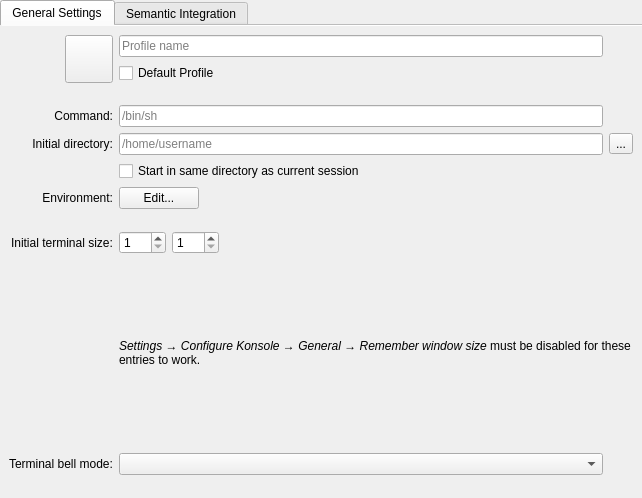
<?xml version="1.0" encoding="UTF-8"?>
<ui version="4.0">
 <class>EditProfileGeneralPage</class>
 <widget class="QWidget" name="EditProfileGeneralPage">
  <property name="geometry">
   <rect>
    <x>0</x>
    <y>0</y>
    <width>642</width>
    <height>498</height>
   </rect>
  </property>
  <layout class="QVBoxLayout" name="verticalLayout">
   <property name="spacing">
    <number>0</number>
   </property>
   <property name="leftMargin">
    <number>0</number>
   </property>
   <property name="topMargin">
    <number>0</number>
   </property>
   <property name="rightMargin">
    <number>0</number>
   </property>
   <property name="bottomMargin">
    <number>0</number>
   </property>
   <item>
    <widget class="KMessageWidget" name="generalPageMessageWidget"/>
   </item>
   <item>
    <widget class="QTabWidget" name="tabWidget">
     <property name="currentIndex">
      <number>0</number>
     </property>
     <property name="documentMode">
      <bool>true</bool>
     </property>
     <widget class="QWidget" name="general">
      <attribute name="title">
       <string>General Settings</string>
      </attribute>
      <layout class="QGridLayout">
       <item row="1" column="0" alignment="Qt::AlignRight">
        <widget class="QPushButton" name="iconSelectButton">
         <property name="sizePolicy">
          <sizepolicy hsizetype="Fixed" vsizetype="Fixed">
           <horstretch>0</horstretch>
           <verstretch>0</verstretch>
          </sizepolicy>
         </property>
         <property name="minimumSize">
          <size>
           <width>48</width>
           <height>48</height>
          </size>
         </property>
         <property name="baseSize">
          <size>
           <width>0</width>
           <height>0</height>
          </size>
         </property>
         <property name="toolTip">
          <string>Select the icon displayed on tabs using this profile</string>
         </property>
         <property name="text">
          <string/>
         </property>
         <property name="iconSize">
          <size>
           <width>32</width>
           <height>32</height>
          </size>
         </property>
        </widget>
       </item>
       <item row="1" column="1">
        <layout class="QVBoxLayout" name="profileNameLayout">
         <item>
          <widget class="QLineEdit" name="profileNameEdit">
           <property name="toolTip">
            <string>A descriptive name for the profile</string>
           </property>
           <property name="placeholderText">
            <string comment="@label:textbox">Profile name</string>
           </property>
          </widget>
         </item>
         <item>
          <widget class="QCheckBox" name="setAsDefaultButton">
           <property name="text">
            <string>Default Profile</string>
           </property>
          </widget>
         </item>
        </layout>
       </item>
       <item row="2" column="0">
        <spacer>
         <property name="orientation">
          <enum>Qt::Vertical</enum>
         </property>
         <property name="sizeType">
          <enum>QSizePolicy::Fixed</enum>
         </property>
         <property name="sizeHint" stdset="0">
          <size>
           <width>20</width>
           <height>16</height>
          </size>
         </property>
        </spacer>
       </item>
       <item row="3" column="0" alignment="Qt::AlignRight">
        <widget class="QLabel" name="label_3">
         <property name="sizePolicy">
          <sizepolicy hsizetype="Fixed" vsizetype="Preferred">
           <horstretch>0</horstretch>
           <verstretch>0</verstretch>
          </sizepolicy>
         </property>
         <property name="text">
          <string>Command:</string>
         </property>
         <property name="alignment">
          <set>Qt::AlignRight|Qt::AlignTrailing|Qt::AlignVCenter</set>
         </property>
         <property name="buddy">
          <cstring>commandEdit</cstring>
         </property>
        </widget>
       </item>
       <item row="3" column="1">
        <widget class="QLineEdit" name="commandEdit">
         <property name="toolTip">
          <string>The command to execute when new terminal sessions are created using this profile</string>
         </property>
         <property name="layoutDirection">
          <enum>Qt::LeftToRight</enum>
         </property>
         <property name="placeholderText">
          <string>/bin/sh</string>
         </property>
        </widget>
       </item>
       <item row="4" column="0" alignment="Qt::AlignRight">
        <widget class="QLabel" name="label_9">
         <property name="sizePolicy">
          <sizepolicy hsizetype="Fixed" vsizetype="Preferred">
           <horstretch>0</horstretch>
           <verstretch>0</verstretch>
          </sizepolicy>
         </property>
         <property name="text">
          <string>Initial directory:</string>
         </property>
         <property name="alignment">
          <set>Qt::AlignRight|Qt::AlignTrailing|Qt::AlignVCenter</set>
         </property>
         <property name="buddy">
          <cstring>initialDirEdit</cstring>
         </property>
        </widget>
       </item>
       <item row="4" column="1">
        <widget class="QLineEdit" name="initialDirEdit">
         <property name="toolTip">
          <string>The initial working directory for new terminal sessions using this profile</string>
         </property>
         <property name="layoutDirection">
          <enum>Qt::LeftToRight</enum>
         </property>
         <property name="placeholderText">
          <string>/home/username</string>
         </property>
        </widget>
       </item>
       <item row="4" column="2">
        <widget class="QToolButton" name="dirSelectButton">
         <property name="toolTip">
          <string>Choose the initial directory</string>
         </property>
         <property name="text">
          <string>...</string>
         </property>
        </widget>
       </item>
       <item row="5" column="1" colspan="2">
        <widget class="QCheckBox" name="startInSameDirButton">
         <property name="text">
          <string>Start in same directory as current session</string>
         </property>
        </widget>
       </item>
       <item row="6" column="0" alignment="Qt::AlignRight">
        <widget class="QLabel" name="label_4">
         <property name="sizePolicy">
          <sizepolicy hsizetype="Fixed" vsizetype="Preferred">
           <horstretch>0</horstretch>
           <verstretch>0</verstretch>
          </sizepolicy>
         </property>
         <property name="text">
          <string>Environment:</string>
         </property>
         <property name="alignment">
          <set>Qt::AlignRight|Qt::AlignTrailing|Qt::AlignVCenter</set>
         </property>
         <property name="buddy">
          <cstring>environmentEditButton</cstring>
         </property>
        </widget>
       </item>
       <item row="6" column="1" colspan="2">
        <layout class="QHBoxLayout">
         <property name="spacing">
          <number>0</number>
         </property>
         <item>
          <widget class="QPushButton" name="environmentEditButton">
           <property name="toolTip">
            <string>Edit the list of environment variables and associated values</string>
           </property>
           <property name="text">
            <string>Edit...</string>
           </property>
          </widget>
         </item>
         <item>
          <spacer>
           <property name="orientation">
            <enum>Qt::Horizontal</enum>
           </property>
           <property name="sizeHint" stdset="0">
            <size>
             <width>40</width>
             <height>20</height>
            </size>
           </property>
          </spacer>
         </item>
        </layout>
       </item>
       <item row="7" column="1">
        <spacer>
         <property name="orientation">
          <enum>Qt::Vertical</enum>
         </property>
         <property name="sizeType">
          <enum>QSizePolicy::Fixed</enum>
         </property>
         <property name="sizeHint" stdset="0">
          <size>
           <width>20</width>
           <height>16</height>
          </size>
         </property>
        </spacer>
       </item>
       <item row="8" column="0" alignment="Qt::AlignRight">
        <widget class="QLabel" name="label_5">
         <property name="sizePolicy">
          <sizepolicy hsizetype="Fixed" vsizetype="Preferred">
           <horstretch>0</horstretch>
           <verstretch>0</verstretch>
          </sizepolicy>
         </property>
         <property name="text">
          <string>Initial terminal size:</string>
         </property>
         <property name="buddy">
          <cstring>terminalColumnsEntry</cstring>
         </property>
        </widget>
       </item>
       <item row="8" column="1" colspan="2">
        <layout class="QHBoxLayout">
         <property name="spacing">
          <number>0</number>
         </property>
         <item>
          <layout class="QHBoxLayout">
           <property name="spacing">
            <number>6</number>
           </property>
           <item>
            <widget class="KPluralHandlingSpinBox" name="terminalColumnsEntry">
             <property name="sizePolicy">
              <sizepolicy hsizetype="Fixed" vsizetype="Fixed">
               <horstretch>0</horstretch>
               <verstretch>0</verstretch>
              </sizepolicy>
             </property>
             <property name="minimum">
              <number>1</number>
             </property>
             <property name="maximum">
              <number>999</number>
             </property>
            </widget>
           </item>
           <item>
            <widget class="KPluralHandlingSpinBox" name="terminalRowsEntry">
             <property name="sizePolicy">
              <sizepolicy hsizetype="Fixed" vsizetype="Fixed">
               <horstretch>0</horstretch>
               <verstretch>0</verstretch>
              </sizepolicy>
             </property>
             <property name="minimum">
              <number>1</number>
             </property>
             <property name="maximum">
              <number>999</number>
             </property>
            </widget>
           </item>
          </layout>
         </item>
         <item>
          <spacer>
           <property name="orientation">
            <enum>Qt::Horizontal</enum>
           </property>
           <property name="sizeHint" stdset="0">
            <size>
             <width>40</width>
             <height>20</height>
            </size>
           </property>
          </spacer>
         </item>
        </layout>
       </item>
       <item row="9" column="1" colspan="2">
        <widget class="QLabel" name="useCurrentWindowSizeNote">
         <property name="sizePolicy">
          <sizepolicy hsizetype="Expanding" vsizetype="Preferred">
           <horstretch>0</horstretch>
           <verstretch>0</verstretch>
          </sizepolicy>
         </property>
         <property name="text">
          <string comment="@info">&lt;html&gt;&lt;head/&gt;&lt;body&gt;&lt;p&gt;&lt;span style=&quot; font-style:italic;&quot;&gt;Settings → Configure Konsole → General → Remember window size&lt;/span&gt; must be disabled for these entries to work.&lt;/p&gt;&lt;/body&gt;&lt;/html&gt;</string>
         </property>
         <property name="textFormat">
          <enum>Qt::RichText</enum>
         </property>
         <property name="wordWrap">
          <bool>true</bool>
         </property>
        </widget>
       </item>
       <item row="10" column="0" alignment="Qt::AlignRight">
        <widget class="QLabel" name="terminalBellLabel">
         <property name="text">
          <string>Terminal bell mode:</string>
         </property>
         <property name="buddy">
          <cstring>terminalBellCombo</cstring>
         </property>
        </widget>
       </item>
       <item row="10" column="1">
        <layout class="QHBoxLayout" name="terminalBellLayout">
         <item>
          <widget class="QComboBox" name="terminalBellCombo"/>
         </item>
        </layout>
       </item>
      </layout>
     </widget>
     <widget class="QWidget" name="semantic">
      <attribute name="title">
       <string>Semantic Integration</string>
      </attribute>
      <layout class="QGridLayout">
       <item row="4" column="0" colspan="2">
        <widget class="QCheckBox" name="semanticUpDown">
         <property name="text">
          <string>Up/Down Arrows emulation</string>
         </property>
        </widget>
       </item>
       <item row="5" column="0">
           <widget class="QCheckBox" name="semanticInputClick">
               <property name="text">
                   <string>Mouse click in input line moves cursor</string>
               </property>
           </widget>
       </item>
       <item row="10" column="0" alignment="Qt::AlignRight">
           <widget class="QLabel" name="label_8">
               <property name="sizePolicy">
                   <sizepolicy hsizetype="Fixed" vsizetype="Preferred">
                       <horstretch>0</horstretch>
                       <verstretch>0</verstretch>
                   </sizepolicy>
               </property>
               <property name="text">
                   <string>Semantic hints:</string>
               </property>
               <property name="alignment">
                   <set>Qt::AlignRight|Qt::AlignTrailing|Qt::AlignVCenter</set>
               </property>
           </widget>
       </item>
       <item row="10" column="1">
           <widget class="QRadioButton" name="semanticHintsNever">
               <property name="text">
                   <string comment="Never">Never</string>
               </property>
               <attribute name="buttonGroup">
                   <string notr="true">semanticHints</string>
               </attribute>
           </widget>
       </item>
       <item row="11" column="1">
        <widget class="QRadioButton" name="semanticHintsURL">
         <property name="text">
          <string comment="When showing URL hints">When URL hints show</string>
         </property>
         <attribute name="buttonGroup">
          <string notr="true">semanticHints</string>
         </attribute>
        </widget>
       </item>
       <item row="12" column="1">
        <widget class="QRadioButton" name="semanticHintsAlways">
         <property name="text">
          <string comment="Always">Always</string>
         </property>
         <attribute name="buttonGroup">
          <string notr="true">semanticHints</string>
         </attribute>
        </widget>
       </item>
       <item row="20" column="0" alignment="Qt::AlignRight">
           <widget class="QLabel" name="label_20">
               <property name="sizePolicy">
                   <sizepolicy hsizetype="Fixed" vsizetype="Preferred">
                       <horstretch>0</horstretch>
                       <verstretch>0</verstretch>
                   </sizepolicy>
               </property>
               <property name="text">
                   <string>Red error bars:</string>
               </property>
               <property name="alignment">
                   <set>Qt::AlignRight|Qt::AlignTrailing|Qt::AlignVCenter</set>
               </property>
           </widget>
       </item>
       <item row="20" column="1">
           <widget class="QRadioButton" name="errorBarsNever">
               <property name="text">
                   <string comment="Never">Never</string>
               </property>
               <attribute name="buttonGroup">
                   <string notr="true">errorBars</string>
               </attribute>
           </widget>
       </item>
       <item row="21" column="1">
           <widget class="QRadioButton" name="errorBarsURL">
               <property name="text">
                   <string comment="When showing URL hints">When URL hints show</string>
               </property>
               <attribute name="buttonGroup">
                   <string notr="true">errorBars</string>
               </attribute>
           </widget>
       </item>
       <item row="22" column="1">
           <widget class="QRadioButton" name="errorBarsAlways">
               <property name="text">
                   <string comment="Always">Always</string>
               </property>
               <attribute name="buttonGroup">
                   <string notr="true">errorBars</string>
               </attribute>
           </widget>
       </item>
       <item row="30" column="0" alignment="Qt::AlignRight">
           <widget class="QLabel" name="label_30">
               <property name="sizePolicy">
                   <sizepolicy hsizetype="Fixed" vsizetype="Preferred">
                       <horstretch>0</horstretch>
                       <verstretch>0</verstretch>
                   </sizepolicy>
               </property>
               <property name="text">
                   <string>Red error background:</string>
               </property>
               <property name="alignment">
                   <set>Qt::AlignRight|Qt::AlignTrailing|Qt::AlignVCenter</set>
               </property>
           </widget>
       </item>
       <item row="30" column="1">
           <widget class="QRadioButton" name="errorBackgroundNever">
               <property name="text">
                   <string comment="Never">Never</string>
               </property>
               <attribute name="buttonGroup">
                   <string notr="true">errorBackground</string>
               </attribute>
           </widget>
       </item>
       <item row="31" column="1">
           <widget class="QRadioButton" name="errorBackgroundURL">
               <property name="text">
                   <string comment="When showing URL hints">When URL hints show</string>
               </property>
               <attribute name="buttonGroup">
                   <string notr="true">errorBackground</string>
               </attribute>
           </widget>
       </item>
       <item row="32" column="1">
           <widget class="QRadioButton" name="errorBackgroundAlways">
               <property name="text">
                   <string comment="Always">Always</string>
               </property>
               <attribute name="buttonGroup">
                   <string notr="true">errorBackground</string>
               </attribute>
           </widget>
       </item>
       <item row="40" column="0" alignment="Qt::AlignRight">
           <widget class="QLabel" name="label_40">
               <property name="sizePolicy">
                   <sizepolicy hsizetype="Fixed" vsizetype="Preferred">
                       <horstretch>0</horstretch>
                       <verstretch>0</verstretch>
                   </sizepolicy>
               </property>
               <property name="text">
                   <string>Alternating bars:</string>
               </property>
               <property name="alignment">
                   <set>Qt::AlignRight|Qt::AlignTrailing|Qt::AlignVCenter</set>
               </property>
           </widget>
       </item>
       <item row="40" column="1">
           <widget class="QRadioButton" name="alternatingBarsNever">
               <property name="text">
                   <string comment="Never">Never</string>
               </property>
               <attribute name="buttonGroup">
                   <string notr="true">alternatingBars</string>
               </attribute>
           </widget>
       </item>
       <item row="41" column="1">
           <widget class="QRadioButton" name="alternatingBarsURL">
               <property name="text">
                   <string comment="When showing URL hints">When URL hints show</string>
               </property>
               <attribute name="buttonGroup">
                   <string notr="true">alternatingBars</string>
               </attribute>
           </widget>
       </item>
       <item row="42" column="1">
           <widget class="QRadioButton" name="alternatingBarsAlways">
               <property name="text">
                   <string comment="Always">Always</string>
               </property>
               <attribute name="buttonGroup">
                   <string notr="true">alternatingBars</string>
               </attribute>
           </widget>
       </item>
       <item row="50" column="0" alignment="Qt::AlignRight">
           <widget class="QLabel" name="label_50">
               <property name="sizePolicy">
                   <sizepolicy hsizetype="Fixed" vsizetype="Preferred">
                       <horstretch>0</horstretch>
                       <verstretch>0</verstretch>
                   </sizepolicy>
               </property>
               <property name="text">
                   <string>Alternating background:</string>
               </property>
               <property name="alignment">
                   <set>Qt::AlignRight|Qt::AlignTrailing|Qt::AlignVCenter</set>
               </property>
           </widget>
       </item>
       <item row="50" column="1">
           <widget class="QRadioButton" name="alternatingBackgroundNever">
               <property name="text">
                   <string comment="Never">Never</string>
               </property>
               <attribute name="buttonGroup">
                   <string notr="true">alternatingBackground</string>
               </attribute>
           </widget>
       </item>
       <item row="51" column="1">
           <widget class="QRadioButton" name="alternatingBackgroundURL">
               <property name="text">
                   <string comment="When showing URL hints">When URL hints show</string>
               </property>
               <attribute name="buttonGroup">
                   <string notr="true">alternatingBackground</string>
               </attribute>
           </widget>
       </item>
       <item row="52" column="1">
           <widget class="QRadioButton" name="alternatingBackgroundAlways">
               <property name="text">
                   <string comment="Always">Always</string>
               </property>
               <attribute name="buttonGroup">
                   <string notr="true">alternatingBackground</string>
               </attribute>
           </widget>
       </item>
       <item row="99" column="0">
        <spacer name="verticalSpacer">
         <property name="orientation">
          <enum>Qt::Vertical</enum>
         </property>
         <property name="sizeHint" stdset="0">
          <size>
           <width>20</width>
           <height>40</height>
          </size>
         </property>
        </spacer>
       </item>
      </layout>
     </widget>
    </widget>
   </item>
   <item>
    <spacer>
     <property name="orientation">
      <enum>Qt::Vertical</enum>
     </property>
     <property name="sizeType">
      <enum>QSizePolicy::Expanding</enum>
     </property>
     <property name="sizeHint" stdset="0">
      <size>
       <width>20</width>
       <height>0</height>
      </size>
     </property>
    </spacer>
   </item>
  </layout>
 </widget>
 <customwidgets>
  <customwidget>
   <class>KPluralHandlingSpinBox</class>
   <extends>QSpinBox</extends>
   <header>kpluralhandlingspinbox.h</header>
  </customwidget>
  <customwidget>
   <class>KMessageWidget</class>
   <extends>QFrame</extends>
   <header>kmessagewidget.h</header>
  </customwidget>
 </customwidgets>
 <tabstops>
  <tabstop>environmentEditButton</tabstop>
  <tabstop>terminalColumnsEntry</tabstop>
  <tabstop>terminalRowsEntry</tabstop>
  <tabstop>semanticHintsNever</tabstop>
  <tabstop>semanticHintsURL</tabstop>
  <tabstop>semanticHintsAlways</tabstop>
  <tabstop>errorBarsNever</tabstop>
  <tabstop>errorBarsURL</tabstop>
  <tabstop>errorBarsAlways</tabstop>
  <tabstop>errorBackgroundNever</tabstop>
  <tabstop>errorBackgroundURL</tabstop>
  <tabstop>errorBackgroundAlways</tabstop>
  <tabstop>alternatingBarsNever</tabstop>
  <tabstop>alternatingBarsURL</tabstop>
  <tabstop>alternatingBarsAlways</tabstop>
  <tabstop>alternatingBackgroundNever</tabstop>
  <tabstop>alternatingBackgroundURL</tabstop>
  <tabstop>alternatingBackgroundAlways</tabstop>
 </tabstops>
 <resources/>
 <connections/>
 <buttongroups>
  <buttongroup name="semanticHints"/>
  <buttongroup name="errorBars"/>
  <buttongroup name="errorBackground"/>
  <buttongroup name="alternatingBars"/>
  <buttongroup name="alternatingBackground"/>
 </buttongroups>
</ui>
